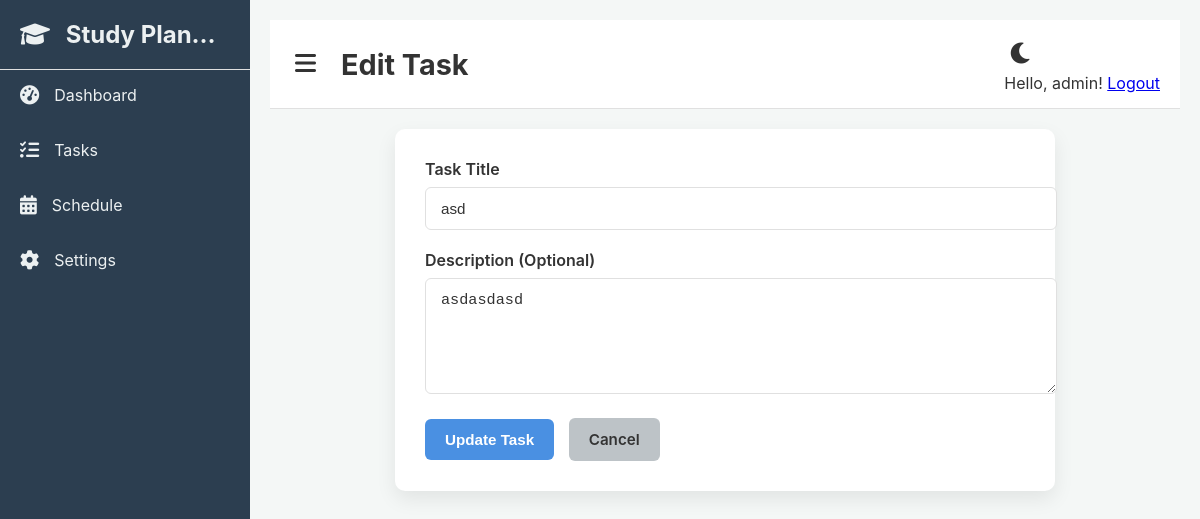
/edit_task/1 (signed in), run on the app's committed database.
### app/models.py (models this page shows, shortened)
class User(UserMixin, db.Model):
    id = db.Column(db.Integer, primary_key=True)
    username = db.Column(db.String(64), unique=True)
    email = db.Column(db.String(120), unique=True)
    password_hash = db.Column(db.String(128))
    tasks = db.relationship('Task', backref='author', lazy='dynamic')

class Task(db.Model):
    id = db.Column(db.Integer, primary_key=True)
    title = db.Column(db.String(100), nullable=False)
    description = db.Column(db.Text)
    due_date = db.Column(db.DateTime, nullable=False, default=datetime.utcnow)
    is_complete = db.Column(db.Boolean, default=False)
    user_id = db.Column(db.Integer, db.ForeignKey('user.id'), nullable=False)

### app/routes.py (the view)
@main.route('/edit_task/<int:task_id>', methods=['GET', 'POST'])
@login_required
def edit_task(task_id):
    task = Task.query.get_or_404(task_id)
    if task.user_id != current_user.id: # Simple authorization check
        flash('You are not authorized to edit this task.', 'danger')
        return redirect(url_for('main.dashboard'))
    if request.method == 'POST':
        task.title = request.form['title']
        task.description = request.form['description']
        db.session.commit()
        flash('Your task has been updated!', 'success')
        return redirect(url_for('main.dashboard'))
    return render_template('edit_task.html', title='Edit Task', task=task)

### app/__init__.py (called while the page is built)
def create_app():
    app = Flask(__name__)
    secret_key = os.environ.get('SECRET_KEY', 'a_very_secret_key_for_dev')
    app.config['SECRET_KEY'] = secret_key
    app.config['SQLALCHEMY_DATABASE_URI'] = (
        "sqlite:///complete_study_planner.db"
    )
    app.config['SQLALCHEMY_TRACK_MODIFICATIONS'] = False
    db.init_app(app)
    login_manager.init_app(app)
    from app.models import User
    @login_manager.user_loader
    def load_user(user_id):
        return User.query.get(int(user_id))
    from app.routes import main as main_blueprint
    from app.auth import auth as auth_blueprint
    app.register_blueprint(main_blueprint)
    app.register_blueprint(auth_blueprint, url_prefix='/auth')
    return app

### app/templates/edit_task.html (shortened to what this page needs)
<!DOCTYPE html>
{% extends 'base.html' %}
{% block page_title %}{{ title }}{% endblock %}
{% block content %}
    <div class="form-container">
        <form method="POST" action="{{ url_for('main.edit_task', task_id=task.id) }}">
            <div class="form-group">
                <label for="title">Task Title</label>
                <input type="text" id="title" name="title" value="{{ task.title }}" required>
            </div>
            <div class="form-group">
                <label for="description">Description (Optional)</label>
                <textarea id="description" name="description" rows="5">{{ task.description }}</textarea>
            </div>
            <button type="submit" class="btn btn-primary">Update Task</button>
            <a href="{{ url_for('main.dashboard') }}" class="btn btn-secondary">Cancel</a>
        </form>
    </div>
{% endblock %}

### app/templates/base.html (shortened to what this page needs)
<!DOCTYPE html>
<html lang="en">
<head>
    <link rel="stylesheet" href="https://cdnjs.cloudflare.com/ajax/libs/font-awesome/6.0.0/css/all.min.css">
    <link rel="stylesheet" href="{{ url_for('static', filename='css/common.css') }}">
</head>
<body>
    <div class="wrapper">
        <nav class="sidebar">
            <div class="sidebar-header">
                <h2><i class="fas fa-graduation-cap"></i> Study Planner</h2>
            </div>
            <ul class="nav-menu">
                <li class="nav-item"><a href="/" class="nav-link"><i class="fas fa-tachometer-alt"></i><span>Dashboard</span></a></li>
                <li class="nav-item"><a href="#" class="nav-link"><i class="fas fa-tasks"></i><span>Tasks</span></a></li>
                <li class="nav-item"><a href="#" class="nav-link"><i class="fas fa-calendar-alt"></i><span>Schedule</span></a></li>
                <li class="nav-item"><a href="{{ url_for('main.settings') }}" class="nav-link"><i class="fas fa-cog"></i><span>Settings</span></a></li>
            </ul>
        </nav>
        <main class="main-content">
            <header class="top-header">
                <div class="header-left">
                    <button class="sidebar-toggle" id="sidebar-toggle"><i class="fas fa-bars"></i></button>
                    <h1>{% block page_title %}{% endblock %}</h1>
                </div>
                <div class="header-right">
                    <div class="theme-toggle">
                     <button id="theme-toggle" class="theme-btn"><i class="fas fa-moon"></i></button>
                    </div>
                    <div class="user-auth">
                     {% if current_user.is_anonymous %}
                     <a href="{{ url_for('auth.login') }}">Login</a>
                     <a href="{{ url_for('auth.register') }}">Register</a>
                     {% else %}
                     <span>Hello, {{ current_user.username }}!</span>
                     <a href="{{ url_for('auth.logout') }}">Logout</a>
                     {% endif %}
                    </div>
                </div>
            </header>
            {% block content %}{% endblock %}
        </main>
    </div>
</body>
</html>

### app/static/css/common.css (style rules this page uses)
body { font-family: 'Inter', sans-serif; margin: 0; padding: 0; background-color: var(--bg-color-primary); color: var(--text-color-primary); display: flex; min-height: 100vh; transition: background-color 0.3s ease, color 0.3s ease; }
:root { --bg-color-primary: #f4f7f6; --bg-color-secondary: #ffffff; --text-color-primary: #333333; --text-color-secondary: #555555; --border-color: #e0e0e0; --accent-color: #4a90e2; --sidebar-bg: #2c3e50; --sidebar-text: #ecf0f1; --sidebar-hover: #34495e; }
.wrapper { display: flex; width: 100%; }
.sidebar { width: 250px; min-height: 100vh; background-color: var(--sidebar-bg); color: var(--sidebar-text); transition: all 0.3s ease; flex-shrink: 0; }
.sidebar-header { padding: 20px; text-align: center; border-bottom: 1px solid var(--border-color); }
.sidebar-header h2 { margin: 0; font-size: 1.5em; white-space: nowrap; overflow: hidden; text-overflow: ellipsis; }
.sidebar-header h2 i { margin-right: 10px; }
.nav-menu { list-style: none; padding: 0; margin: 0; }
.nav-item { margin-bottom: 5px; }
.nav-link { display: flex; align-items: center; padding: 15px 20px; color: var(--sidebar-text); text-decoration: none; transition: background-color 0.3s ease; white-space: nowrap; overflow: hidden; text-overflow: ellipsis; }
.nav-link i { margin-right: 15px; font-size: 1.2em; }
.main-content { flex-grow: 1; padding: 20px; transition: all 0.3s ease; }
.top-header { display: flex; justify-content: space-between; align-items: center; padding: 15px 20px; background-color: var(--bg-color-secondary); border-bottom: 1px solid var(--border-color); margin-bottom: 20px; }
.header-left { display: flex; align-items: center; }
.header-left h1 { margin: 0; font-size: 1.8em; color: var(--text-color-primary); margin-left: 20px; }
.sidebar-toggle { background: none; border: none; color: var(--text-color-primary); font-size: 1.5em; cursor: pointer; padding: 5px; }
.theme-toggle .theme-btn { background: none; border: none; color: var(--text-color-primary); font-size: 1.5em; cursor: pointer; padding: 5px; }
.btn-secondary { background-color: #f39c12; color: #fff; }
.form-container { background-color: var(--bg-color-secondary); padding: 30px; border-radius: 10px; box-shadow: 0 8px 20px rgba(0, 0, 0, 0.08); max-width: 600px; margin: 0 auto; transition: background-color 0.3s ease; }
.form-group { margin-bottom: 20px; }
.form-group label { display: block; font-weight: 600; font-size: 1rem; margin-bottom: 8px; color: var(--text-color-primary); }
.form-group input[type="text"], .form-group textarea { width: 100%; padding: 12px 15px; font-size: 0.95rem; border: 1px solid var(--border-color); border-radius: 6px; background-color: #fff; color: var(--text-color-primary); transition: border-color 0.3s ease, background-color 0.3s ease; }
.btn { padding: 12px 20px; font-size: 0.95rem; font-weight: 600; border: none; border-radius: 6px; cursor: pointer; transition: background-color 0.3s ease; text-decoration: none; display: inline-block; margin-right: 10px; }
.btn-primary { background-color: var(--accent-color); color: #fff; }
.btn-secondary { background-color: #bdc3c7; color: #333; }

### data on the page
User: username "admin"
Task: title "asd", description "asdasdasd"

### other printed values
{{ title }} "Edit Task"
